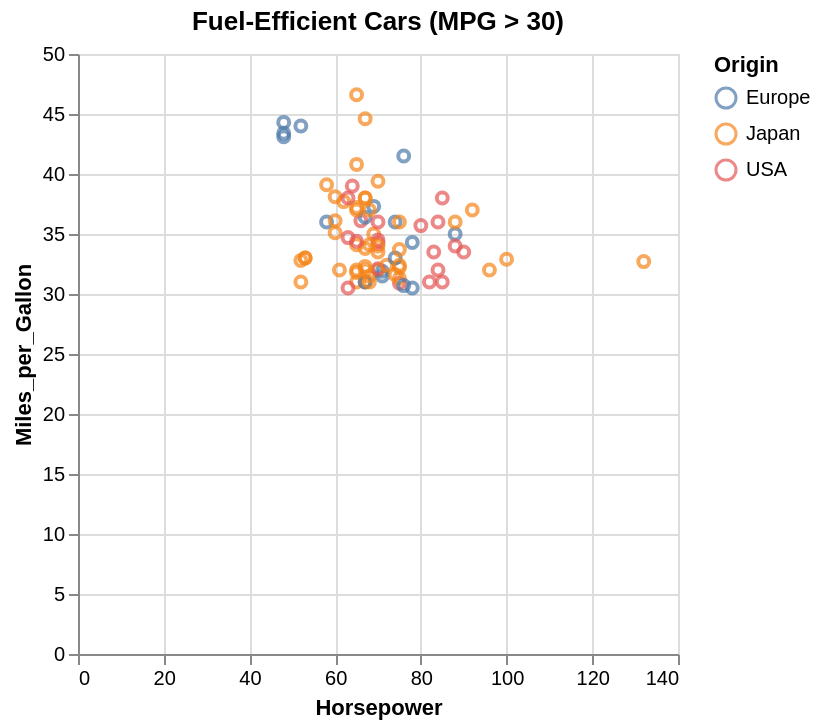

This figure's notebook cell:
### Markdown cell above
---
# Part 3: Data Transformation

Altair can transform data before visualization without modifying the original dataframe.

## Common Transformations:
- **Aggregation**: `count()`, `mean()`, `sum()`, `median()`, etc.
- **Filtering**: `transform_filter()`
- **Calculation**: `transform_calculate()`
- **Binning**: Grouping continuous data into bins
- **Window**: Running calculations (moving averages, etc.)

### Code cell
# Example 1: Filtering data
# Show only cars with good fuel efficiency (MPG > 30)

filtered_chart = alt.Chart(cars).mark_point().encode(
    x='Horsepower',
    y='Miles_per_Gallon',
    color='Origin',
    tooltip=['Name', 'Miles_per_Gallon']
).transform_filter(
    alt.datum.Miles_per_Gallon > 30  # Filter condition
).properties(
    title='Fuel-Efficient Cars (MPG > 30)'
)

filtered_chart

### Figure 1 — Vega-Lite specification as saved in the notebook (floating-point values rounded to 4 significant figures; data arrays with more than 128 entries replaced by an {"elided": "..."} marker saying what was removed)
{"config": {"view": {"continuousWidth": 300, "continuousHeight": 300}}, "data": {"name": "data-583e73726c1545c56c203344161a975c"}, "mark": {"type": "point"}, "encoding": {"color": {"field": "Origin", "type": "nominal"}, "tooltip": [{"field": "Name", "type": "nominal"}, {"field": "Miles_per_Gallon", "type": "quantitative"}], "x": {"field": "Horsepower", "type": "quantitative"}, "y": {"field": "Miles_per_Gallon", "type": "quantitative"}}, "title": "Fuel-Efficient Cars (MPG > 30)", "transform": [{"filter": "(datum.Miles_per_Gallon > 30)"}], "$schema": "https://vega.github.io/schema/vega-lite/v5.20.1.json", "datasets": {"data-583e73726c1545c56c203344161a975c": {"elided": "406 records"}}}
